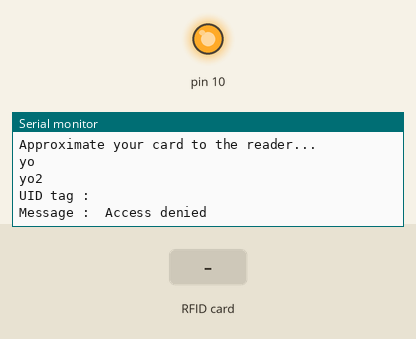
The sketch below on a simulated Arduino Uno, built with avr-gcc and run on an emulated ATmega328P. Parts: output pins drawn as LEDs (lit = HIGH), the last lines printed to the serial monitor. The inputs (shaded band) are chosen by the test bench.

Above: at 1.2 s.
1.3 s: RFID card BD 31 15 2B held to the reader
At 3.7 s:
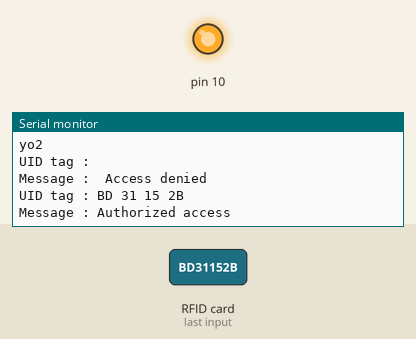
4.8 s: RFID card 5E 7A 19 C4 held to the reader
At 7.4 s:
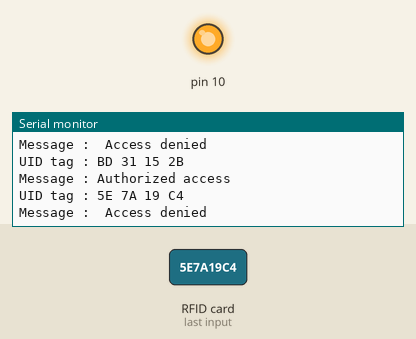

The sketch:

Pscc.ino
```cpp
/*
 *
 * All the resources for this project: https://www.hackster.io/Aritro
 * Modified by Aritro Mukherjee
 *
 *
 */

#include <SPI.h>
#include <MFRC522.h>

#define RST_PIN         13          // Configurable, see typical pin layout above
#define SS_PIN          12
MFRC522 mfrc522(SS_PIN, RST_PIN);   // Create MFRC522 instance.

void setup()
{
  Serial.begin(9600);   // Initiate a serial communication
  SPI.begin();      // Initiate  SPI bus
  mfrc522.PCD_Init();   // Initiate MFRC522
  Serial.println("Approximate your card to the reader...");
  Serial.println();

}
void loop()
{
  // Look for new cards
  if ( ! mfrc522.PICC_IsNewCardPresent())
  {
     Serial.println("yo");
    //return;
  }
  // Select one of the cards
  if ( ! mfrc522.PICC_ReadCardSerial())
  {
     Serial.println("yo2");
    //return;
  }
  //Show UID on serial monitor
  Serial.print("UID tag :");
  String content= "";
  byte letter;
  for (byte i = 0; i < mfrc522.uid.size; i++)
  {
     Serial.print(mfrc522.uid.uidByte[i] < 0x10 ? " 0" : " ");
     Serial.print(mfrc522.uid.uidByte[i], HEX);
     content.concat(String(mfrc522.uid.uidByte[i] < 0x10 ? " 0" : " "));
     content.concat(String(mfrc522.uid.uidByte[i], HEX));
  }
  Serial.println();
  Serial.print("Message : ");
  content.toUpperCase();
  if (content.substring(1) == "BD 31 15 2B") //change here the UID of the card/cards that you want to give access
  {
    Serial.println("Authorized access");
    Serial.println();
    delay(3000);
  }

 else   {
    Serial.println(" Access denied");
    delay(3000);
  }
}
```

Measured:
- after the input at 1.3 s, the serial monitor: prints a new line after 1.8 s (image 1)
- after the input at 4.8 s, the serial monitor: prints a new line after 1.3 s (image 2)
